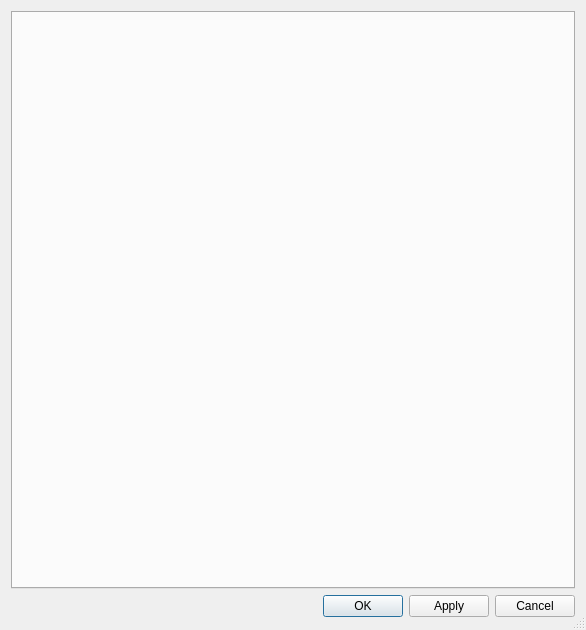
<?xml version="1.0" encoding="UTF-8"?>
<ui version="4.0">
 <class>ConfigDialog</class>
 <widget class="QDialog" name="ConfigDialog">
  <property name="geometry">
   <rect>
    <x>0</x>
    <y>0</y>
    <width>586</width>
    <height>630</height>
   </rect>
  </property>
  <property name="windowTitle">
   <string>iDirStat Configuration</string>
  </property>
  <property name="sizeGripEnabled">
   <bool>true</bool>
  </property>
  <layout class="QVBoxLayout" name="verticalLayout">
   <property name="bottomMargin">
    <number>13</number>
   </property>
   <item>
    <widget class="QTabWidget" name="pagesTabWidget">
     <property name="currentIndex">
      <number>-1</number>
     </property>
    </widget>
   </item>
   <item>
    <layout class="QHBoxLayout" name="horizontalLayout">
     <item>
      <spacer name="horizontalSpacer">
       <property name="orientation">
        <enum>Qt::Horizontal</enum>
       </property>
       <property name="sizeHint" stdset="0">
        <size>
         <width>298</width>
         <height>20</height>
        </size>
       </property>
      </spacer>
     </item>
     <item>
      <widget class="QPushButton" name="okButton">
       <property name="text">
        <string>OK</string>
       </property>
      </widget>
     </item>
     <item>
      <widget class="QPushButton" name="applyButton">
       <property name="text">
        <string>Apply</string>
       </property>
      </widget>
     </item>
     <item>
      <widget class="QPushButton" name="cancelButton">
       <property name="text">
        <string>Cancel</string>
       </property>
      </widget>
     </item>
    </layout>
   </item>
  </layout>
 </widget>
 <resources>
  <include location="icons.qrc"/>
 </resources>
 <connections>
  <connection>
   <sender>okButton</sender>
   <signal>clicked()</signal>
   <receiver>ConfigDialog</receiver>
   <slot>accept()</slot>
   <hints>
    <hint type="sourcelabel">
     <x>487</x>
     <y>687</y>
    </hint>
    <hint type="destinationlabel">
     <x>354</x>
     <y>354</y>
    </hint>
   </hints>
  </connection>
  <connection>
   <sender>cancelButton</sender>
   <signal>clicked()</signal>
   <receiver>ConfigDialog</receiver>
   <slot>reject()</slot>
   <hints>
    <hint type="sourcelabel">
     <x>659</x>
     <y>687</y>
    </hint>
    <hint type="destinationlabel">
     <x>354</x>
     <y>354</y>
    </hint>
   </hints>
  </connection>
 </connections>
</ui>
